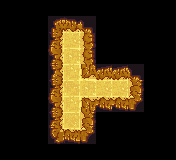

A level layout from a 2D game, rendered from its tile map. Below: a short description, then the map file with its tile-grid data intact:
An orthogonal 11x10 tile map with 16x16 px tiles, 1 tile layer (Ground) and 8 objects (HERO, SWITCH, SPIKES, STAIRS, DOOR, ...).

<map version="1.10" tiledversion="1.10.2" orientation="orthogonal" renderorder="right-down" width="11" height="10" tilewidth="16" tileheight="16" infinite="0" nextlayerid="4" nextobjectid="9">
 <properties>
  <property name="DIRECTIONS" value="DDDRRRR" />
  <property name="ITEMS" value="SQUID_DOWN,DOOR_SWITCHED_OPEN,DOOR_SWITCHED,KEY" />
  <property name="NAME" value="I'm sorry squid" />
 </properties>
 <tileset firstgid="1" source="../level16.tsx" />
 <layer id="1" name="Ground" width="11" height="10">
  <data encoding="csv">
0,0,0,0,0,0,0,0,0,0,0,
0,0,0,1,5,9,0,0,0,0,0,
0,0,0,37,14,18,0,0,0,0,0,
0,0,0,46,13,18,0,0,0,0,0,
0,0,0,10,12,3221225500,6,6,9,0,0,
0,0,0,37,15,13,14,14,47,0,0,
0,0,0,46,12,2147483676,21,21,27,0,0,
0,0,0,37,16,47,0,0,0,0,0,
0,0,0,19,25,27,0,0,0,0,0,
0,0,0,0,0,0,0,0,0,0,0
</data>
 </layer>
 <objectgroup id="2" name="Puzzle">
  <object id="1" name="HERO" x="70.8948" y="41.3376">
   <point />
  </object>
  <object id="2" name="SWITCH" x="68.8392" y="123.819">
   <point />
  </object>
  <object id="3" name="SPIKES" x="102.757" y="89.6447">
   <point />
  </object>
  <object id="4" name="STAIRS" x="117.917" y="88.103">
   <point />
  </object>
  <object id="5" name="DOOR" x="85.7981" y="86.3043">
   <point />
  </object>
 </objectgroup>
 <objectgroup id="3" name="Solution">
  <object id="6" name="SQUID_DOWN" x="70.5275" y="88.0051">
   <point />
  </object>
  <object id="7" name="DOOR_SWITCHED_OPEN" x="72.1724" y="102.399">
   <point />
  </object>
  <object id="8" name="KEY" x="72.3781" y="56.9566">
   <point />
  </object>
 </objectgroup>
</map>
